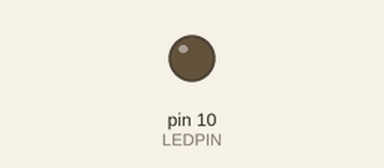
Recording of a sketch running on a simulated Arduino Uno, built with avr-gcc and run on an emulated ATmega328P. Shown: output pins drawn as LEDs (lit = HIGH).

Above: at 0.15 s.
At 39.84 s:
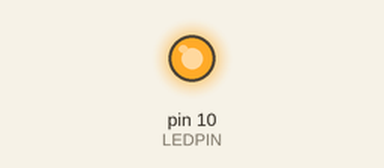
Timing chart, 0 to 40.0 s (numbered marks = the images above):
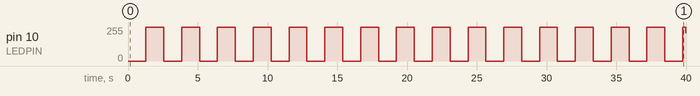

The sketch:

fadeLED.ino
```cpp
#define LEDPIN 10

void setup() {
  pinMode(LEDPIN,OUTPUT);

}

void loop() {
  for (int i=0;i<=255;i++)
  {
    analogWrite(LEDPIN,i);
    delay(5);
  }
  for (int i=255;i>=0;i--)
  {
    analogWrite(LEDPIN,i);
    delay(5);
  }


}
```

Measured:
- by itself, pin 10 (LEDPIN): 0/255 → 255/255 at 1.3 s, → 0/255 1.3 s later, → 255/255 1.3 s later, → 0/255 1.3 s later, … (32 changes in this stretch)
